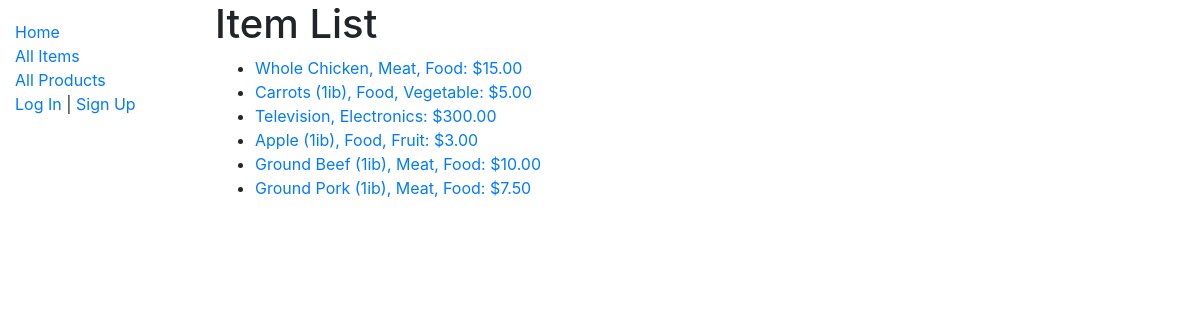
Screenshot of /custport/items/ with the database file from the repository.
### custport/models.py (models this page shows, shortened)
class Item(models.Model):
    name = models.CharField(max_length=200)
    product_type = models.ManyToManyField('Product', help_text='Select a Product Type')
    price = models.DecimalField(max_digits=10 ,decimal_places=2, default=0.00)
    def get_absolute_url(self):
        return reverse('item-detail', args=[str(self.id)])

class Product(models.Model):
    name = models.CharField(max_length=200, help_text='Enter a Product Type (e.g. Fruit)')
    def __str__(self):
        return self.name

### custport/views.py (the view)
# urls.py: path('items/', views.ItemListView.as_view(), name='items'),
class ItemListView(generic.ListView):
    model = Item

### custport/templates/custport/item_list.html
{% extends "base_generic.html" %}
{% block content %}
  <h1>Item List</h1>
  {% if item_list %}
  <ul>
    {% for item in item_list %}
      <li>
        <a href="{{ item.get_absolute_url }}">{{ item.name }}{% for product_type in item.product_type.all %}, {{ product_type }}{% endfor %}: ${{ item.price }}
		</a>
      </li>
    {% endfor %}
  </ul>
  {% else %}
    <p>There are no items in inventory.</p>
  {% endif %}
{% endblock %}

### rows the page displays
Item: name "Whole Chicken", price "15.00"
Product: name "Meat"
Product: name "Food"
Item: name "Carrots (1ib)", price "5.00"
Product: name "Vegetable"
Item: name "Television", price "300.00"
Product: name "Electronics"
Item: name "Apple (1ib)", price "3.00"
Product: name "Fruit"
Item: name "Ground Beef (1ib)", price "10.00"
Item: name "Ground Pork (1ib)", price "7.50"
